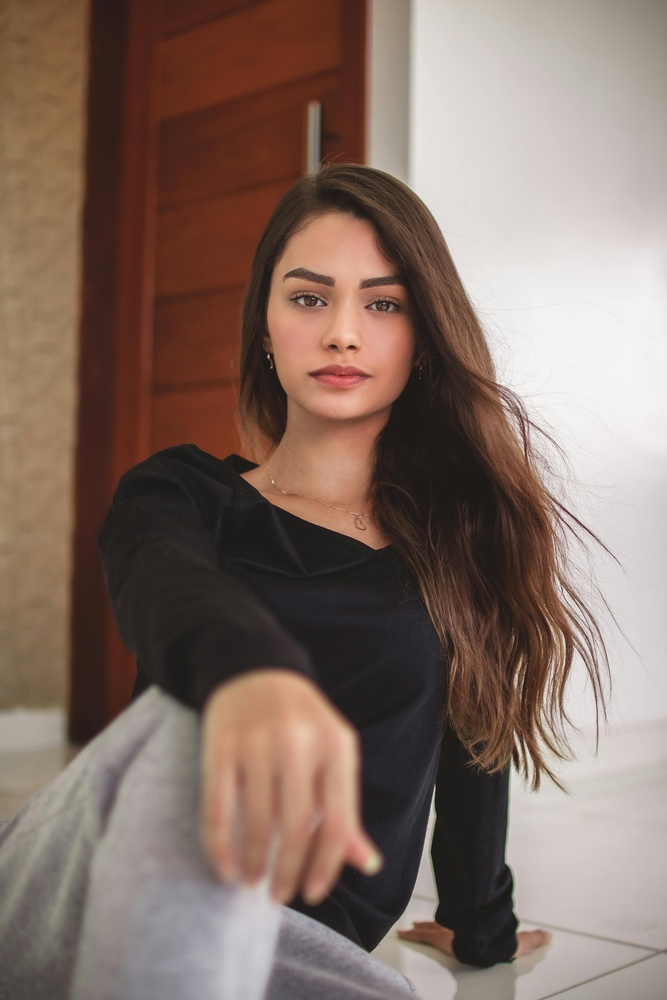
#> input picture IT/practice_3.10/10.jpg, 667 x 1000 px, shrunk from 4000 x 6000 before the run, found by its file name
$ jupyter execute 'classifier for object detection.ipynb'
#> lines starting #> are read from the running program, lines starting #| are printed output that depends on the picture; after the words box and inside, x2 and y2 are one past the last pixel; in counts of white or black regions, pixels touching at a corner belong together
[cell 1]
import os

file_path = 'C:/practice_4444/SASHA_IT/practice_3.10/haarcascade_frontalface_default.xml'
if os.path.exists(file_path):
    print("Файл класифікатора знайдено!")
else:
    print("Файл класифікатора не знайдено!")

[cell 2]
import cv2
import numpy as np

# Завантаження класифікатора Haar для виявлення облич
face_cascade = cv2.CascadeClassifier('C:/practice_4444/SASHA_IT/practice_3.10/haarcascade_frontalface_default.xml')

# Завантаження зображення
image_path = 'C:/practice_4444/SASHA_IT/practice_3.10/10.jpg'
image = cv2.imread(image_path)
#> image is the input picture: shape (1000, 667, 3); mean B, G, R 101.9, 111.6, 131.8

# Перевірка, чи зображення успішно завантажено
if image is None:
    print("Помилка: Не вдалося завантажити зображення")
else:
    # Перетворення зображення у відтінки сірого (необхідно для класифікатора Haar)
    gray = cv2.cvtColor(image, cv2.COLOR_BGR2GRAY)
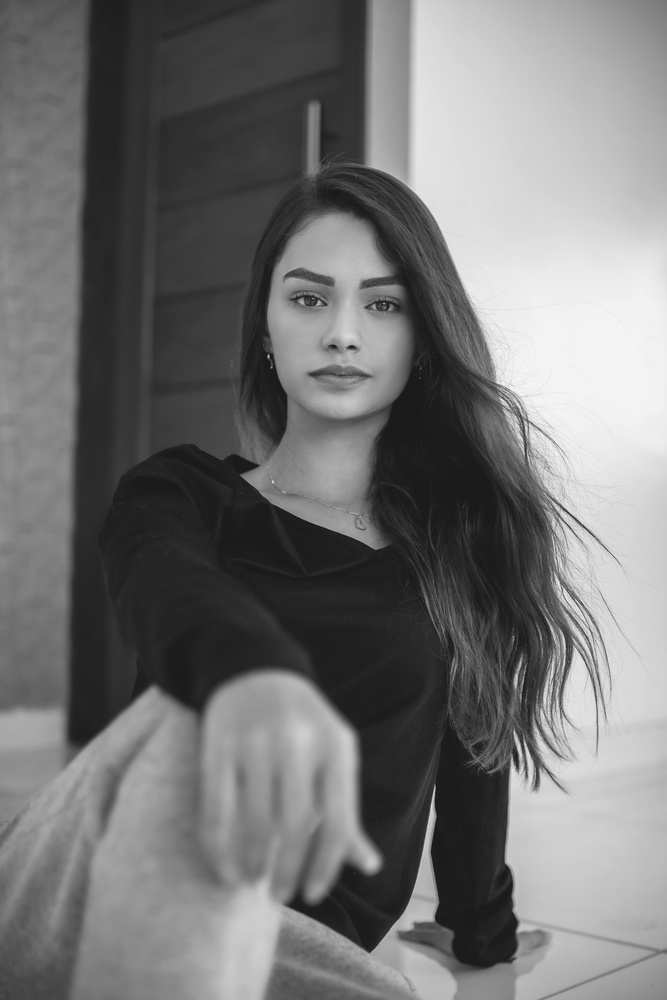
#> gray: shape (1000, 667); min 20, max 251, mean 116.6

    # Виявлення облич на зображенні
    # параметри: зображення, масштабний фактор, мінімальна кількість сусідів
    faces = face_cascade.detectMultiScale(gray, 1.1, 4)
#> faces = [[309, 434, 60, 60], [121, 759, 59, 59], [244, 229, 192, 192]]

    # Виведення кількості знайдених облич
    print(f"Знайдено {len(faces)} облич")
#| Знайдено 3 облич

    # Малювання прямокутників навколо виявлених облич
    for (x, y, w, h) in faces:
        cv2.rectangle(image, (x, y), (x+w, y+h), (255, 0, 0), 2)
#> this loop made 3 passes
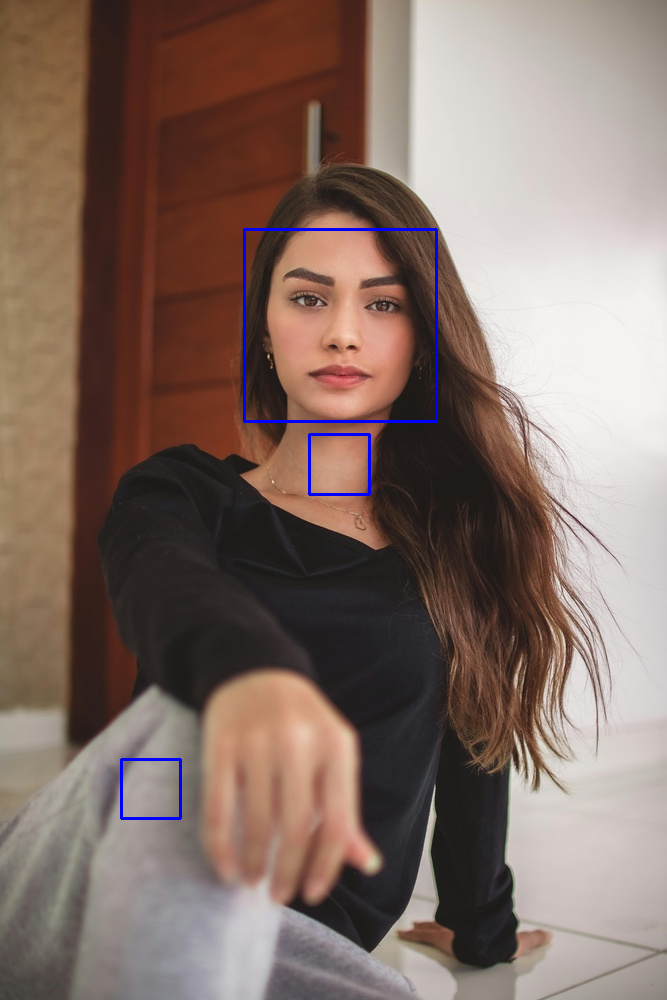
#> image: shape (1000, 667, 3); 0.56% of pixels changed, all inside (x1, y1, x2, y2) = (120, 228, 438, 820)

    # Відображення результату
    cv2.imshow('Виявлення облич', image)
    cv2.waitKey(0)
    cv2.destroyAllWindows()

[cell 3]
# Додаткові параметри для покращення виявлення облич
# Виявлення облич з різними параметрами масштабування та мінімальної кількості сусідів
image_copy = image.copy()
faces_improved = face_cascade.detectMultiScale(
    gray,
    scaleFactor=1.2,  # Більший масштабний фактор для кращого виявлення
    minNeighbors=5,   # Більше сусідів для зменшення хибних спрацьовувань
    minSize=(30, 30)  # Мінімальний розмір обличчя для виявлення
)
#> faces_improved = [[246, 230, 190, 190]]

print(f"Знайдено {len(faces_improved)} облич з покращеними параметрами")
#| Знайдено 1 облич з покращеними параметрами

# Малювання прямокутників з іншим кольором
for (x, y, w, h) in faces_improved:
    cv2.rectangle(image_copy, (x, y), (x+w, y+h), (0, 255, 0), 2)
#> this loop made 1 pass
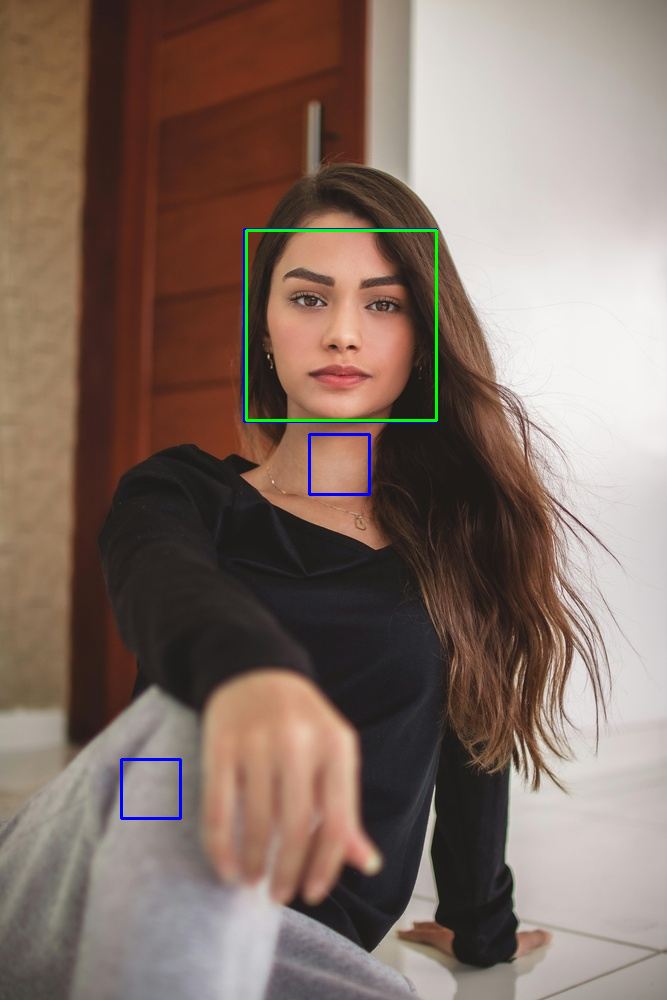
#> image_copy: shape (1000, 667, 3); 0.34% of pixels changed, all inside (x1, y1, x2, y2) = (245, 229, 438, 422)

# Відображення результату
cv2.imshow('Покращене виявлення облич', image_copy)
cv2.waitKey(0)
cv2.destroyAllWindows()
